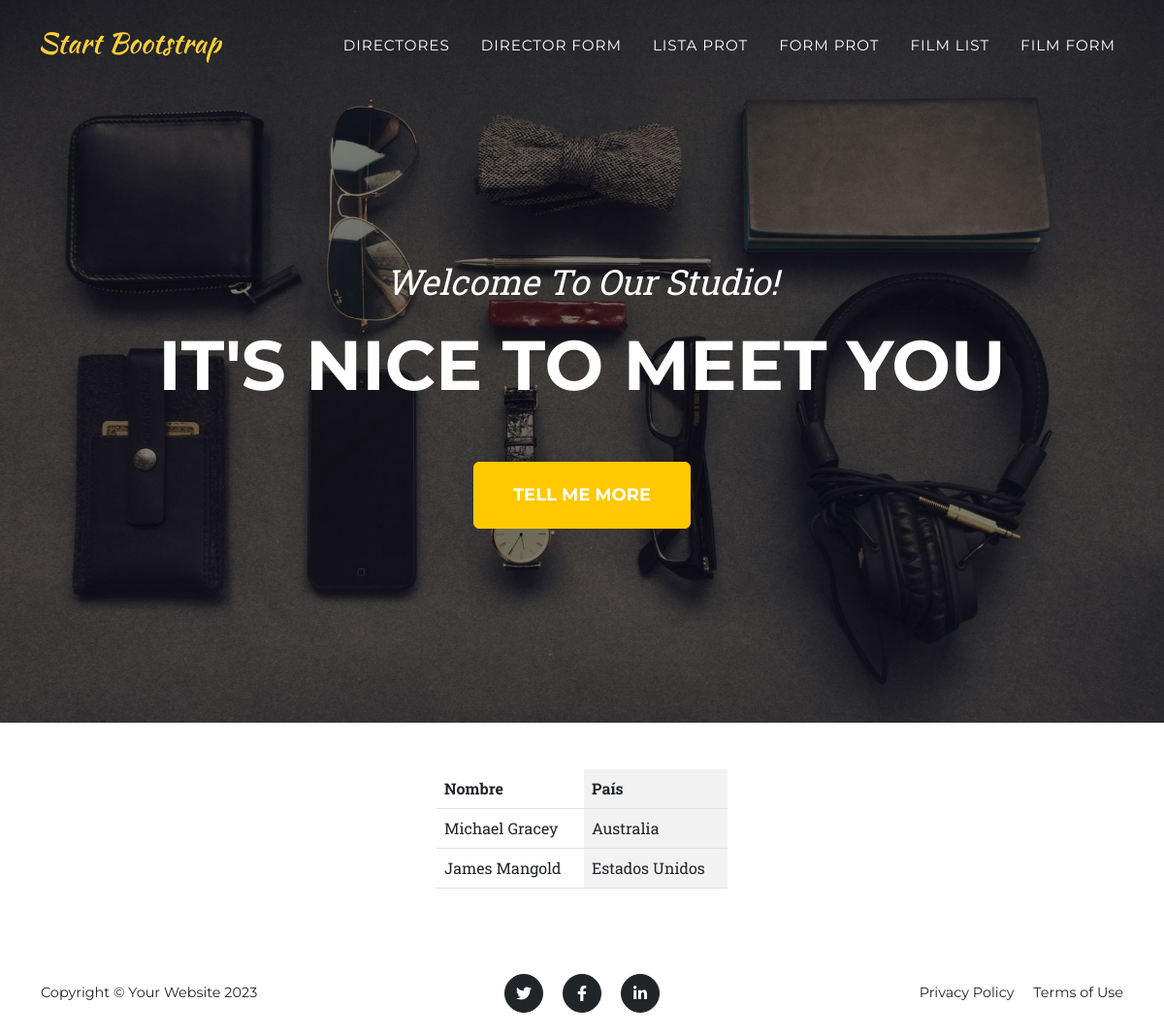
/director/list, run on the app's committed database.
### core/models.py (models this page shows, shortened)
class Director(models.Model):
    nombre = models.CharField(max_length=100)
    pais = models.CharField(max_length=100)

### core/views.py (the view)
# urls.py: path("director/list", views.director_list, name="director_list"),
def director_list(request):
    consulta = models.Director.objects.all()
    contexto = {"directores": consulta}
    return render(request, "core/director_list.html", contexto)

### core/templates/core/director_list.html
{% extends 'core/base.html' %}
{% block contenido %}
    <div class="d-flex justify-content-center mt-5 mb-5">
        <table class="table table-striped-columns w-25 p-3 ">
            <thead>
                <th>Nombre</th>
                <th>País</th>
            </thead>
            <tbody>
                {% for director in directores %}
                    <tr>
                        <td>{{ director.nombre }}</td>
                        <td>{{ director.pais }}</td>
                    </tr>
                {% endfor %}
            </tbody>
        </table>
    </div>
{% endblock contenido %}

### data on the page
Director: nombre "Michael Gracey", pais "Australia"
Director: nombre "James Mangold", pais "Estados Unidos"
